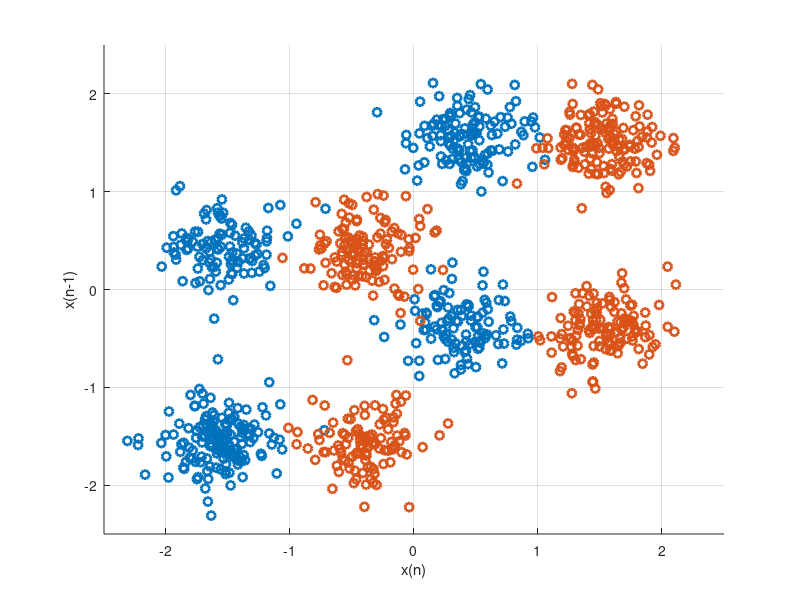

This figure's MATLAB source:
clc
clearvars
% close all

N = 1000;
u = 2*(randi([0 1], N, 1)-0.5);
h = [1 0.5];
poly_coeff = [1 0 -0.9];
signal_to_noise = 12;
noise_var = .2;
D = 0;

u_n = u(1:end-1);
u_n_1 = u(2:end);

x_tl = u_n.*h(1) + u_n_1.*h(2);

x_hat = zeros(size(x_tl));
for i = 1:length(x_tl)
    temp = 0;
    for j = 1:length(poly_coeff)
        temp = temp + poly_coeff(j)*x_tl(i)^j;
    end
    x_hat(i) = temp;
end

y = awgn(x_hat, signal_to_noise);

y_n = y(1:end-1);
y_n_1 = y(2:end);

Y_n = [y_n y_n_1];
Y_n_pos = Y_n(u(1+D:end+(D-2))==1,:);
Y_n_neg = Y_n(u(1+D:end+(D-2))==-1,:);

X = [Y_n_pos; Y_n_neg];
Y = [ones(size(Y_n_pos,1),1); -ones(size(Y_n_neg,1),1)];

cla;
hold on
scatter(Y_n_pos(:,1), Y_n_pos(:,2), 'ro', 'LineWidth', 2)
scatter(Y_n_neg(:,1), Y_n_neg(:,2), 'bx', 'LineWidth', 2)
hold off
grid on
axis([-2.5 2.5 -2.5 2.5])
xlabel('x(n)')
ylabel('x(n-1)')




